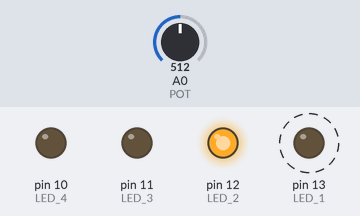
This sketch was run on a simulated Arduino Uno, built with avr-gcc and run on an emulated ATmega328P. On the bench: output pins drawn as LEDs (lit = HIGH). Dashed ring = blinking. The inputs (shaded band) are chosen by the test bench; at power-on: A0 (POT) = 512.

Above: at 3.2 s.
3.3 s: A0 (POT) set to 390
At 4.6 s:
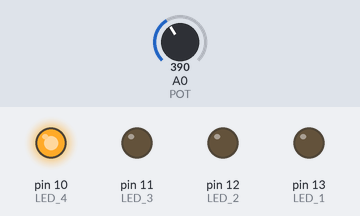
6.8 s: A0 (POT) set to 410
At 7.4 s:
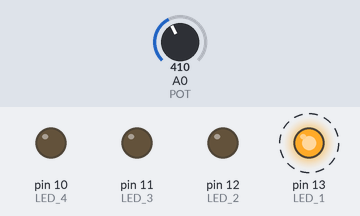
10.3 s: A0 (POT) set to 306
At 10.9 s:
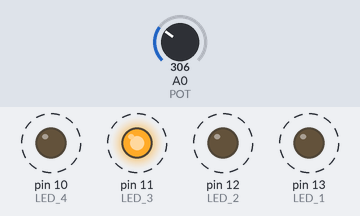
Timing chart, 0 to 19.8 s (numbered marks = the images above; inputs shaded):
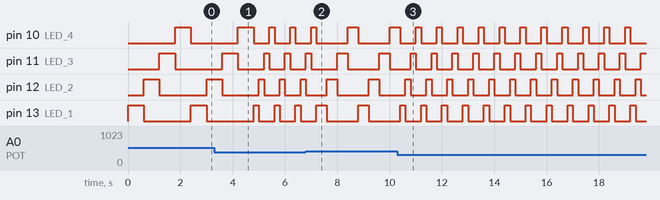

Measured:
- after the input at 6.8 s, pin 13 (LED_1): HIGH → LOW after 0.80 s, → HIGH 1.2 s later, → LOW 0.40 s later
- after the input at 10.3 s, pin 10 (LED_4): alternates HIGH for 0.20 s and LOW for 0.60 s, starting after 0.70 s; pin 11 (LED_3): alternates HIGH for 0.20 s and LOW for 0.60 s, starting after 0.50 s; pin 12 (LED_2), pin 13 (LED_1): alternates HIGH for 0.20 s and LOW for 0.60 s, starting after 0.30 s
- by itself, pin 13 (LED_1): alternates HIGH for 0.20 s and LOW for 0.60 s

The sketch:

App5.ino
```cpp
#define LED_1 13
#define LED_2 12
#define LED_3 11
#define LED_4 10
#define POT 14

int speedRate[8] = {10,50,100,200,400,600,800,1000};

void setup() {
  // put your setup code here, to run once:
  pinMode(LED_1,OUTPUT);
  pinMode(LED_2,OUTPUT);
  pinMode(LED_3,OUTPUT);
  pinMode(LED_4,OUTPUT);
  pinMode(POT,INPUT);
  Serial.begin(9600);
}

void loop() {

  int val = analogRead(POT);
  int delayRate = 0;

  //if statement to determine delay rate
  if (val < 100){
    delayRate = speedRate[0];
  }else if(val >= 100 && val < 200){
    delayRate = speedRate[1];
  }else if(val >= 200 && val < 300){
    delayRate = speedRate[2];
  }else if(val >= 300 && val < 400){
    delayRate = speedRate[3];
  }else if(val >= 400 && val < 500){
    delayRate = speedRate[4];
  }else if(val >= 500 && val < 600){
    delayRate = speedRate[5];
  }else if(val >= 600 && val < 700){
    delayRate = speedRate[6];
  }else{
    delayRate = speedRate[7];
  }

  // put your main code here, to run repeatedly:
  digitalWrite(LED_1,HIGH);
  delay(delayRate);
  digitalWrite(LED_1,LOW);
  digitalWrite(LED_2,HIGH);
  delay(delayRate);
  digitalWrite(LED_2,LOW);
  digitalWrite(LED_3,HIGH);
  delay(delayRate);
  digitalWrite(LED_3,LOW);
  digitalWrite(LED_4,HIGH);
  delay(delayRate);
  digitalWrite(LED_4,LOW);
}
```
